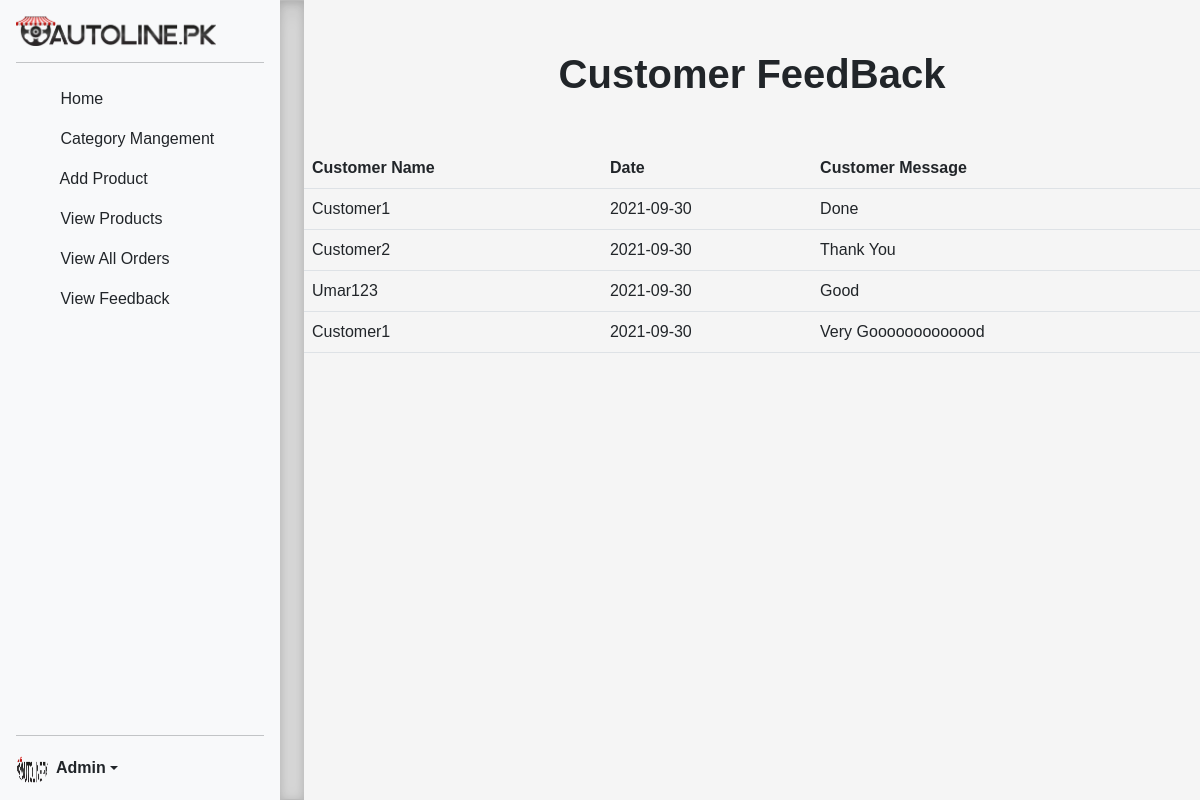
Page /admin/viewFeedBacks.php on the committed database.
### tables this page shows
CREATE TABLE `feedback` (
  `id` int(10) NOT NULL,
  `customerID` varchar(150) NOT NULL,
  `Message` varchar(150) NOT NULL,
  `date1` varchar(100) NOT NULL
);

### admin/viewFeedBacks.php (the view)
<?php include_once "sidebar.php"; ?>
<div class="container">
    <div class="row dashboard-main-data">
        <h1 class="text-center" style="margin-bottom: 50px;">Customer FeedBack</h1>
        <?php
        $result = $con->query("SELECT * FROM feedback");
        if ($result->num_rows > 0) { ?>
            <table class="table">
                <tr>
                    <th>Customer Name</th>
                    <th>Date</th>
                    <th>Customer Message</th>
                </tr>
                <?php
                while ($row = $result->fetch_assoc()) {
                ?>
                    <tr>
                        <td><?php echo $row['customerID']; ?> </td>
                        <td><?php echo $row['date1']; ?></td>
                        <td><?php echo $row['Message']; ?></td>
                    </tr>
            <?php
                }
            }
            ?>
            </table>
    </div>
</div>
<?php include_once "footer.php"; ?>

### assets/css/style.css (style rules this page uses)
body { background-color: #f5f5f5; font-family: 'Lucida Sans', 'Lucida Sans Regular', 'Lucida Grande', 'Lucida Sans Unicode', Geneva, Verdana, sans-serif; }
h1 { font-weight: 900; }
.table td, .table th { text-transform: capitalize; }

### admin/sidebar.php (style rules this page uses)
body { min-height: 100vh; min-height: -webkit-fill-available; }
html { height: -webkit-fill-available; }
.dashboard-main-data { margin-top: 50px; }

### rows in the picture
feedback: customerID "Customer1", date1 "2021-09-30", Message "Done"
feedback: customerID "Customer2", date1 "2021-09-30", Message "Thank You"
feedback: customerID "Umar123", date1 "2021-09-30", Message "Good"
feedback: customerID "Customer1", date1 "2021-09-30", Message "Very Gooooooooooood"
